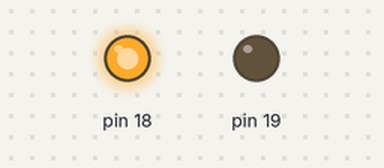
A sketch run on a simulated Arduino Uno, built with avr-gcc and run on an emulated ATmega328P. Parts: output pins drawn as LEDs (lit = HIGH).

Above: at 0.1 s.
Timing chart, 0 to 1.6 s (numbered marks = the images above):
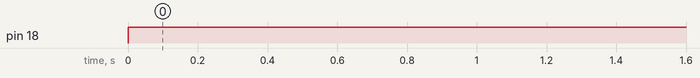

Measured:
- by itself, pin 18: LOW → HIGH at 0.00 s

The sketch:

motor_test.ino
```cpp
#include <MotorInterface.h>

// Left, Right
// Forwards, backwards, enable
MotorInterface motor = MotorInterface(18, 19, 20, 23, 22, 21);

void setup() {

}

void loop() {
  for (int i = -10; i<= 10; i++) {
    motor.forward(i);
    delay(1000);
  }
  for (int i = 10; i>= -10; i--) {
    motor.forward(i);
    delay(1000);
  }
}
```
